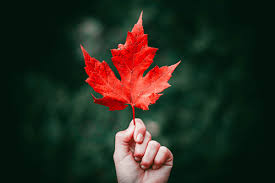
#> input picture img/red-leaf.jpg, 275 x 183 px
$ jupyter execute lab04-ft-and-ift.ipynb   (older library calls are emulated)
#> lines starting #> are read from the running program, lines starting #| are printed output that depends on the picture
# Lab 4: Fourier and Inverse Fourier Transform, Smoothing and Sharpening filters

### 1. Program to compute Fourier Transform and Inverse Fourier Transform and visualize the magnitude and Phase response

[cell 1]
import numpy as np
import cv2
import matplotlib.pyplot as plt

image = cv2.imread("./img/red-leaf.jpg", cv2.IMREAD_GRAYSCALE)
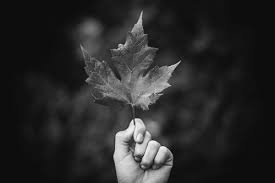
#> image: shape (183, 275); min 5, max 252, mean 40.6

dft = np.fft.fft2(image)
dft_shift = np.fft.fftshift(dft)
magnitude_spectrum = 20 * np.log(np.abs(dft_shift))
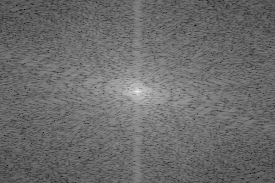
#> magnitude_spectrum: shape (183, 275) float64; min 31.13, max 290.6, mean 140.6; drawn with min black and max white
phase_spectrum = np.angle(dft_shift)
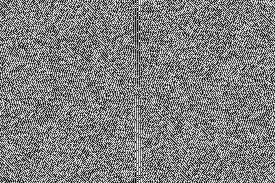
#> phase_spectrum: shape (183, 275) float64; min -3.14, max 3.14, mean -2.82e-17; drawn with min black and max white

idft_shift_original = np.fft.ifftshift(dft_shift)
idft_original = np.fft.ifft2(idft_shift_original)
idft_original = np.abs(idft_original)

plt.figure(figsize = (10, 5))

plt.subplot(221)
plt.imshow(image, cmap = 'gray')
plt.title('Input Image')
plt.xticks([])
plt.yticks([])

plt.subplot(222)
plt.imshow(magnitude_spectrum, cmap = 'gray')
plt.title('Magnitude Spectrum')
plt.xticks([])
plt.yticks([])

plt.subplot(223)
plt.imshow(phase_spectrum, cmap = 'gray')
plt.title('Phase Spectrum')
plt.xticks([])
plt.yticks([])

plt.subplot(224)
plt.imshow(idft_original, cmap = 'gray')
plt.title('Reconstructed Image')
plt.xticks([])
plt.yticks([])

plt.tight_layout()
plt.show()
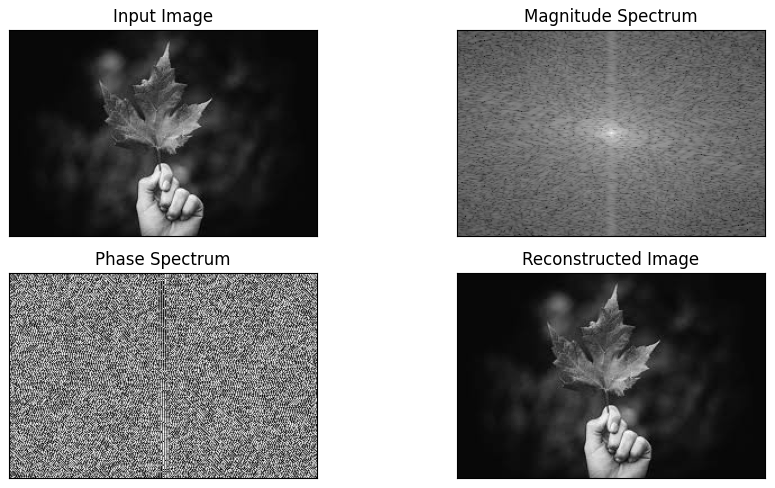
#> figure drawn by matplotlib, 4 panels

### 2. Program to use various smoothing and sharpening filters and visualize its effects

[cell 2]
import cv2
import numpy as np
from matplotlib import pyplot as plt

image = cv2.imread("./img/red-leaf.jpg", cv2.IMREAD_GRAYSCALE)

plt.figure(figsize = (10, 5))

plt.subplot(341)
plt.imshow(image, cmap = 'gray')
plt.title('Input Image')
plt.xticks([])
plt.yticks([])

# Smoothing filters
# 1. Averaging (Box) Filter
avg_filter = cv2.blur(image, (5, 5))
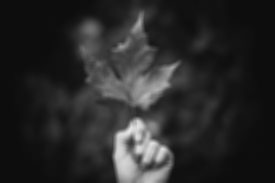
#> avg_filter: shape (183, 275); min 13, max 231, mean 40.6
plt.subplot(342)
plt.imshow(avg_filter, cmap = 'gray')
plt.title('Averaging Filter')
plt.xticks([])
plt.yticks([])

# 2. Gaussian Filter
gaussian_filter = cv2.GaussianBlur(image, (5, 5), 0)
plt.subplot(343)
plt.imshow(gaussian_filter, cmap = 'gray')
plt.title('Gaussian Filter')
plt.xticks([])
plt.yticks([])

# 3. Median Filter
median_filter = cv2.medianBlur(image, 5)
plt.subplot(344)
plt.imshow(median_filter, cmap = 'gray')
plt.title('Median Filter')
plt.xticks([])
plt.yticks([])

# 4. Bilateral Filter
bilateral_filter = cv2.bilateralFilter(image, 9, 75, 75)
plt.subplot(345)
plt.imshow(bilateral_filter, cmap = 'gray')
plt.title('Bilateral Filter')
plt.xticks([])
plt.yticks([])

# Sharpening filters
# 1. Laplacian Filter
laplacian_filter = cv2.Laplacian(image, cv2.CV_64F)
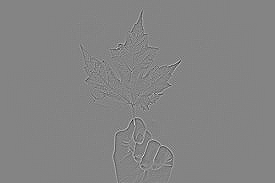
#> laplacian_filter: shape (183, 275) float64; min -415, max 385, mean 0; drawn with min black and max white
plt.subplot(346)
plt.imshow(laplacian_filter, cmap = 'gray')
plt.title('Laplacian Filter')
plt.xticks([])
plt.yticks([])

# 2. Custom Sharpening Kernel
sharpening_kernel = np.array([[0, -1, 0],
                                [-1, 5, -1],
                                [0, -1, 0]])
sharpened_image = cv2.filter2D(image, -1, sharpening_kernel)
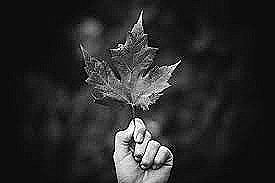
#> sharpened_image: shape (183, 275); min 0, max 255, mean 40.8
plt.subplot(347)
plt.imshow(sharpened_image, cmap = 'gray')
plt.title('Sharpened Image')
plt.xticks([])
plt.yticks([])

# Sobel Edge Enhancement
sobel_x = cv2.Sobel(image, cv2.CV_64F, 1, 0, ksize=5)
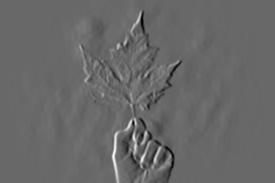
#> sobel_x: shape (183, 275) float64; min -5940, max 8518, mean 0; drawn with min black and max white
sobel_y = cv2.Sobel(image, cv2.CV_64F, 0, 1, ksize=5)
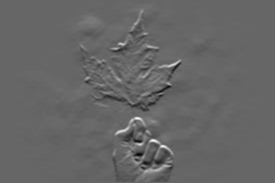
#> sobel_y: shape (183, 275) float64; min -5903, max 8821, mean 14.3; drawn with min black and max white
sobel_combined = cv2.magnitude(sobel_x, sobel_y)
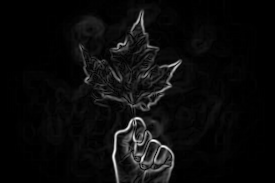
#> sobel_combined: shape (183, 275) float64; min 0, max 8890.4, mean 395.3; drawn with min black and max white
plt.subplot(348)
plt.imshow(sobel_combined, cmap = 'gray')
plt.title('Sobel Edge Enhancement')
plt.xticks([])
plt.yticks([])

# Unsharp Mask
gaussian_blur = cv2.GaussianBlur(image, (5, 5), 0)
unsharp_mask = cv2.addWeighted(image, 2, gaussian_blur, -1, 0)
plt.subplot(349)
plt.imshow(unsharp_mask, cmap = 'gray')
plt.title('Unsharp Mask')
plt.xticks([])
plt.yticks([])

plt.tight_layout()
plt.show()
